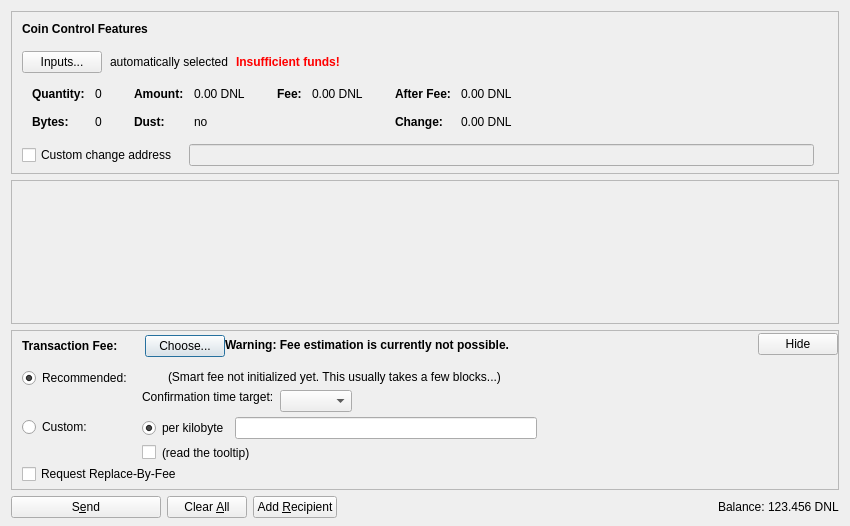
<?xml version="1.0" encoding="UTF-8"?>
<ui version="4.0">
 <class>SendCoinsDialog</class>
 <widget class="QDialog" name="SendCoinsDialog">
  <property name="geometry">
   <rect>
    <x>0</x>
    <y>0</y>
    <width>850</width>
    <height>526</height>
   </rect>
  </property>
  <property name="windowTitle">
   <string>Send Coins</string>
  </property>
  <layout class="QVBoxLayout" name="verticalLayout" stretch="0,1,0,0">
   <property name="bottomMargin">
    <number>8</number>
   </property>
   <item>
    <widget class="QFrame" name="frameCoinControl">
     <property name="sizePolicy">
      <sizepolicy hsizetype="Expanding" vsizetype="Expanding">
       <horstretch>0</horstretch>
       <verstretch>0</verstretch>
      </sizepolicy>
     </property>
     <property name="maximumSize">
      <size>
       <width>16777215</width>
       <height>16777215</height>
      </size>
     </property>
     <property name="frameShape">
      <enum>QFrame::StyledPanel</enum>
     </property>
     <property name="frameShadow">
      <enum>QFrame::Sunken</enum>
     </property>
     <layout class="QVBoxLayout" name="verticalLayoutCoinControl2">
      <property name="spacing">
       <number>0</number>
      </property>
      <property name="leftMargin">
       <number>0</number>
      </property>
      <property name="topMargin">
       <number>0</number>
      </property>
      <property name="rightMargin">
       <number>0</number>
      </property>
      <property name="bottomMargin">
       <number>6</number>
      </property>
      <item>
       <layout class="QVBoxLayout" name="verticalLayoutCoinControl" stretch="0,0,0,0,1">
        <property name="spacing">
         <number>0</number>
        </property>
        <property name="leftMargin">
         <number>10</number>
        </property>
        <property name="topMargin">
         <number>10</number>
        </property>
        <item>
         <layout class="QHBoxLayout" name="horizontalLayoutCoinControl1">
          <property name="bottomMargin">
           <number>15</number>
          </property>
          <item>
           <widget class="QLabel" name="labelCoinControlFeatures">
            <property name="sizePolicy">
             <sizepolicy hsizetype="Preferred" vsizetype="Maximum">
              <horstretch>0</horstretch>
              <verstretch>0</verstretch>
             </sizepolicy>
            </property>
            <property name="font">
             <font>
              <weight>75</weight>
              <bold>true</bold>
             </font>
            </property>
            <property name="styleSheet">
             <string notr="true">font-weight:bold;</string>
            </property>
            <property name="text">
             <string>Coin Control Features</string>
            </property>
           </widget>
          </item>
         </layout>
        </item>
        <item>
         <layout class="QHBoxLayout" name="horizontalLayoutCoinControl2" stretch="0,0,0,0">
          <property name="spacing">
           <number>8</number>
          </property>
          <property name="bottomMargin">
           <number>10</number>
          </property>
          <item>
           <widget class="QPushButton" name="pushButtonCoinControl">
            <property name="styleSheet">
             <string notr="true"/>
            </property>
            <property name="text">
             <string>Inputs...</string>
            </property>
            <property name="autoDefault">
             <bool>false</bool>
            </property>
           </widget>
          </item>
          <item>
           <widget class="QLabel" name="labelCoinControlAutomaticallySelected">
            <property name="text">
             <string>automatically selected</string>
            </property>
            <property name="margin">
             <number>5</number>
            </property>
           </widget>
          </item>
          <item>
           <widget class="QLabel" name="labelCoinControlInsuffFunds">
            <property name="font">
             <font>
              <weight>75</weight>
              <bold>true</bold>
             </font>
            </property>
            <property name="styleSheet">
             <string notr="true">color:red;font-weight:bold;</string>
            </property>
            <property name="text">
             <string>Insufficient funds!</string>
            </property>
            <property name="margin">
             <number>5</number>
            </property>
           </widget>
          </item>
          <item>
           <spacer name="horizontalSpacerCoinControl">
            <property name="orientation">
             <enum>Qt::Horizontal</enum>
            </property>
            <property name="sizeHint" stdset="0">
             <size>
              <width>40</width>
              <height>1</height>
             </size>
            </property>
           </spacer>
          </item>
         </layout>
        </item>
        <item>
         <widget class="QWidget" name="widgetCoinControl" native="true">
          <property name="sizePolicy">
           <sizepolicy hsizetype="Preferred" vsizetype="Preferred">
            <horstretch>0</horstretch>
            <verstretch>0</verstretch>
           </sizepolicy>
          </property>
          <property name="minimumSize">
           <size>
            <width>0</width>
            <height>0</height>
           </size>
          </property>
          <property name="styleSheet">
           <string notr="true"/>
          </property>
          <layout class="QHBoxLayout" name="horizontalLayoutCoinControl5">
           <property name="leftMargin">
            <number>0</number>
           </property>
           <property name="topMargin">
            <number>0</number>
           </property>
           <property name="rightMargin">
            <number>0</number>
           </property>
           <property name="bottomMargin">
            <number>0</number>
           </property>
           <item>
            <layout class="QHBoxLayout" name="horizontalLayoutCoinControl3" stretch="0,0,0,1">
             <property name="spacing">
              <number>20</number>
             </property>
             <property name="topMargin">
              <number>0</number>
             </property>
             <property name="bottomMargin">
              <number>10</number>
             </property>
             <item>
              <layout class="QFormLayout" name="formLayoutCoinControl1">
               <property name="horizontalSpacing">
                <number>10</number>
               </property>
               <property name="verticalSpacing">
                <number>14</number>
               </property>
               <property name="leftMargin">
                <number>10</number>
               </property>
               <property name="topMargin">
                <number>4</number>
               </property>
               <property name="rightMargin">
                <number>6</number>
               </property>
               <item row="0" column="0">
                <widget class="QLabel" name="labelCoinControlQuantityText">
                 <property name="font">
                  <font>
                   <weight>75</weight>
                   <bold>true</bold>
                  </font>
                 </property>
                 <property name="text">
                  <string>Quantity:</string>
                 </property>
                 <property name="margin">
                  <number>0</number>
                 </property>
                </widget>
               </item>
               <item row="0" column="1">
                <widget class="QLabel" name="labelCoinControlQuantity">
                 <property name="cursor">
                  <cursorShape>IBeamCursor</cursorShape>
                 </property>
                 <property name="contextMenuPolicy">
                  <enum>Qt::ActionsContextMenu</enum>
                 </property>
                 <property name="text">
                  <string notr="true">0</string>
                 </property>
                 <property name="margin">
                  <number>0</number>
                 </property>
                 <property name="textInteractionFlags">
                  <set>Qt::LinksAccessibleByMouse|Qt::TextSelectableByKeyboard|Qt::TextSelectableByMouse</set>
                 </property>
                </widget>
               </item>
               <item row="1" column="0">
                <widget class="QLabel" name="labelCoinControlBytesText">
                 <property name="font">
                  <font>
                   <weight>75</weight>
                   <bold>true</bold>
                  </font>
                 </property>
                 <property name="text">
                  <string>Bytes:</string>
                 </property>
                </widget>
               </item>
               <item row="1" column="1">
                <widget class="QLabel" name="labelCoinControlBytes">
                 <property name="cursor">
                  <cursorShape>IBeamCursor</cursorShape>
                 </property>
                 <property name="contextMenuPolicy">
                  <enum>Qt::ActionsContextMenu</enum>
                 </property>
                 <property name="text">
                  <string notr="true">0</string>
                 </property>
                 <property name="textInteractionFlags">
                  <set>Qt::LinksAccessibleByMouse|Qt::TextSelectableByKeyboard|Qt::TextSelectableByMouse</set>
                 </property>
                </widget>
               </item>
              </layout>
             </item>
             <item>
              <layout class="QFormLayout" name="formLayoutCoinControl2">
               <property name="horizontalSpacing">
                <number>10</number>
               </property>
               <property name="verticalSpacing">
                <number>14</number>
               </property>
               <property name="leftMargin">
                <number>6</number>
               </property>
               <property name="topMargin">
                <number>4</number>
               </property>
               <property name="rightMargin">
                <number>6</number>
               </property>
               <item row="0" column="0">
                <widget class="QLabel" name="labelCoinControlAmountText">
                 <property name="font">
                  <font>
                   <weight>75</weight>
                   <bold>true</bold>
                  </font>
                 </property>
                 <property name="text">
                  <string>Amount:</string>
                 </property>
                 <property name="margin">
                  <number>0</number>
                 </property>
                </widget>
               </item>
               <item row="0" column="1">
                <widget class="QLabel" name="labelCoinControlAmount">
                 <property name="cursor">
                  <cursorShape>IBeamCursor</cursorShape>
                 </property>
                 <property name="contextMenuPolicy">
                  <enum>Qt::ActionsContextMenu</enum>
                 </property>
                 <property name="text">
                  <string notr="true">0.00 DNL</string>
                 </property>
                 <property name="textInteractionFlags">
                  <set>Qt::LinksAccessibleByMouse|Qt::TextSelectableByKeyboard|Qt::TextSelectableByMouse</set>
                 </property>
                </widget>
               </item>
               <item row="1" column="0">
                <widget class="QLabel" name="labelCoinControlLowOutputText">
                 <property name="font">
                  <font>
                   <weight>75</weight>
                   <bold>true</bold>
                  </font>
                 </property>
                 <property name="text">
                  <string>Dust:</string>
                 </property>
                </widget>
               </item>
               <item row="1" column="1">
                <widget class="QLabel" name="labelCoinControlLowOutput">
                 <property name="cursor">
                  <cursorShape>IBeamCursor</cursorShape>
                 </property>
                 <property name="contextMenuPolicy">
                  <enum>Qt::ActionsContextMenu</enum>
                 </property>
                 <property name="text">
                  <string notr="true">no</string>
                 </property>
                 <property name="textInteractionFlags">
                  <set>Qt::LinksAccessibleByMouse|Qt::TextSelectableByKeyboard|Qt::TextSelectableByMouse</set>
                 </property>
                </widget>
               </item>
              </layout>
             </item>
             <item>
              <layout class="QFormLayout" name="formLayoutCoinControl3">
               <property name="horizontalSpacing">
                <number>10</number>
               </property>
               <property name="verticalSpacing">
                <number>14</number>
               </property>
               <property name="leftMargin">
                <number>6</number>
               </property>
               <property name="topMargin">
                <number>4</number>
               </property>
               <property name="rightMargin">
                <number>6</number>
               </property>
               <item row="0" column="0">
                <widget class="QLabel" name="labelCoinControlFeeText">
                 <property name="font">
                  <font>
                   <weight>75</weight>
                   <bold>true</bold>
                  </font>
                 </property>
                 <property name="text">
                  <string>Fee:</string>
                 </property>
                 <property name="margin">
                  <number>0</number>
                 </property>
                </widget>
               </item>
               <item row="0" column="1">
                <widget class="QLabel" name="labelCoinControlFee">
                 <property name="cursor">
                  <cursorShape>IBeamCursor</cursorShape>
                 </property>
                 <property name="contextMenuPolicy">
                  <enum>Qt::ActionsContextMenu</enum>
                 </property>
                 <property name="text">
                  <string notr="true">0.00 DNL</string>
                 </property>
                 <property name="textInteractionFlags">
                  <set>Qt::LinksAccessibleByMouse|Qt::TextSelectableByKeyboard|Qt::TextSelectableByMouse</set>
                 </property>
                </widget>
               </item>
              </layout>
             </item>
             <item>
              <layout class="QFormLayout" name="formLayoutCoinControl4">
               <property name="horizontalSpacing">
                <number>10</number>
               </property>
               <property name="verticalSpacing">
                <number>14</number>
               </property>
               <property name="leftMargin">
                <number>6</number>
               </property>
               <property name="topMargin">
                <number>4</number>
               </property>
               <property name="rightMargin">
                <number>6</number>
               </property>
               <item row="0" column="0">
                <widget class="QLabel" name="labelCoinControlAfterFeeText">
                 <property name="font">
                  <font>
                   <weight>75</weight>
                   <bold>true</bold>
                  </font>
                 </property>
                 <property name="text">
                  <string>After Fee:</string>
                 </property>
                 <property name="margin">
                  <number>0</number>
                 </property>
                </widget>
               </item>
               <item row="0" column="1">
                <widget class="QLabel" name="labelCoinControlAfterFee">
                 <property name="cursor">
                  <cursorShape>IBeamCursor</cursorShape>
                 </property>
                 <property name="contextMenuPolicy">
                  <enum>Qt::ActionsContextMenu</enum>
                 </property>
                 <property name="text">
                  <string notr="true">0.00 DNL</string>
                 </property>
                 <property name="textInteractionFlags">
                  <set>Qt::LinksAccessibleByMouse|Qt::TextSelectableByKeyboard|Qt::TextSelectableByMouse</set>
                 </property>
                </widget>
               </item>
               <item row="1" column="0">
                <widget class="QLabel" name="labelCoinControlChangeText">
                 <property name="font">
                  <font>
                   <weight>75</weight>
                   <bold>true</bold>
                  </font>
                 </property>
                 <property name="text">
                  <string>Change:</string>
                 </property>
                </widget>
               </item>
               <item row="1" column="1">
                <widget class="QLabel" name="labelCoinControlChange">
                 <property name="cursor">
                  <cursorShape>IBeamCursor</cursorShape>
                 </property>
                 <property name="contextMenuPolicy">
                  <enum>Qt::ActionsContextMenu</enum>
                 </property>
                 <property name="text">
                  <string notr="true">0.00 DNL</string>
                 </property>
                 <property name="textInteractionFlags">
                  <set>Qt::LinksAccessibleByMouse|Qt::TextSelectableByKeyboard|Qt::TextSelectableByMouse</set>
                 </property>
                </widget>
               </item>
              </layout>
             </item>
            </layout>
           </item>
          </layout>
         </widget>
        </item>
        <item>
         <layout class="QHBoxLayout" name="horizontalLayoutCoinControl4" stretch="0,0,0">
          <property name="spacing">
           <number>12</number>
          </property>
          <property name="sizeConstraint">
           <enum>QLayout::SetDefaultConstraint</enum>
          </property>
          <property name="topMargin">
           <number>5</number>
          </property>
          <property name="rightMargin">
           <number>5</number>
          </property>
          <item>
           <widget class="QCheckBox" name="checkBoxCoinControlChange">
            <property name="toolTip">
             <string>If this is activated, but the change address is empty or invalid, change will be sent to a newly generated address.</string>
            </property>
            <property name="text">
             <string>Custom change address</string>
            </property>
           </widget>
          </item>
          <item>
           <widget class="QValidatedLineEdit" name="lineEditCoinControlChange">
            <property name="enabled">
             <bool>false</bool>
            </property>
            <property name="sizePolicy">
             <sizepolicy hsizetype="Expanding" vsizetype="Fixed">
              <horstretch>0</horstretch>
              <verstretch>0</verstretch>
             </sizepolicy>
            </property>
           </widget>
          </item>
          <item>
           <widget class="QLabel" name="labelCoinControlChangeLabel">
            <property name="sizePolicy">
             <sizepolicy hsizetype="Preferred" vsizetype="Expanding">
              <horstretch>0</horstretch>
              <verstretch>0</verstretch>
             </sizepolicy>
            </property>
            <property name="minimumSize">
             <size>
              <width>0</width>
              <height>0</height>
             </size>
            </property>
            <property name="text">
             <string/>
            </property>
            <property name="margin">
             <number>3</number>
            </property>
           </widget>
          </item>
         </layout>
        </item>
        <item>
         <spacer name="verticalSpacerCoinControl">
          <property name="orientation">
           <enum>Qt::Vertical</enum>
          </property>
          <property name="sizeHint" stdset="0">
           <size>
            <width>800</width>
            <height>1</height>
           </size>
          </property>
         </spacer>
        </item>
       </layout>
      </item>
     </layout>
    </widget>
   </item>
   <item>
    <widget class="QScrollArea" name="scrollArea">
     <property name="widgetResizable">
      <bool>true</bool>
     </property>
     <widget class="QWidget" name="scrollAreaWidgetContents">
      <property name="geometry">
       <rect>
        <x>0</x>
        <y>0</y>
        <width>830</width>
        <height>104</height>
       </rect>
      </property>
      <layout class="QVBoxLayout" name="verticalLayout_2" stretch="0,1">
       <property name="leftMargin">
        <number>0</number>
       </property>
       <property name="topMargin">
        <number>0</number>
       </property>
       <property name="rightMargin">
        <number>0</number>
       </property>
       <property name="bottomMargin">
        <number>0</number>
       </property>
       <item>
        <layout class="QVBoxLayout" name="entries">
         <property name="spacing">
          <number>6</number>
         </property>
        </layout>
       </item>
       <item>
        <spacer name="verticalSpacer">
         <property name="orientation">
          <enum>Qt::Vertical</enum>
         </property>
         <property name="sizeHint" stdset="0">
          <size>
           <width>20</width>
           <height>40</height>
          </size>
         </property>
        </spacer>
       </item>
      </layout>
     </widget>
    </widget>
   </item>
   <item>
    <widget class="QFrame" name="frameFee">
     <property name="sizePolicy">
      <sizepolicy hsizetype="Expanding" vsizetype="Expanding">
       <horstretch>0</horstretch>
       <verstretch>0</verstretch>
      </sizepolicy>
     </property>
     <property name="maximumSize">
      <size>
       <width>16777215</width>
       <height>16777215</height>
      </size>
     </property>
     <property name="frameShape">
      <enum>QFrame::StyledPanel</enum>
     </property>
     <property name="frameShadow">
      <enum>QFrame::Sunken</enum>
     </property>
     <layout class="QVBoxLayout" name="verticalLayoutFee1">
      <property name="spacing">
       <number>0</number>
      </property>
      <property name="leftMargin">
       <number>0</number>
      </property>
      <property name="topMargin">
       <number>0</number>
      </property>
      <property name="rightMargin">
       <number>0</number>
      </property>
      <property name="bottomMargin">
       <number>0</number>
      </property>
      <item>
       <layout class="QVBoxLayout" name="verticalLayoutFee2" stretch="0,0,0">
        <property name="spacing">
         <number>0</number>
        </property>
        <property name="leftMargin">
         <number>10</number>
        </property>
        <property name="topMargin">
         <number>0</number>
        </property>
        <item>
         <layout class="QHBoxLayout" name="horizontalLayoutFee1">
          <property name="bottomMargin">
           <number>0</number>
          </property>
          <item>
           <layout class="QVBoxLayout" name="verticalLayoutFee7">
            <property name="spacing">
             <number>0</number>
            </property>
            <item>
             <spacer name="verticalSpacerSmartFee">
              <property name="orientation">
               <enum>Qt::Vertical</enum>
              </property>
              <property name="sizeType">
               <enum>QSizePolicy::Fixed</enum>
              </property>
              <property name="sizeHint" stdset="0">
               <size>
                <width>1</width>
                <height>4</height>
               </size>
              </property>
             </spacer>
            </item>
            <item>
             <layout class="QHBoxLayout" name="horizontalLayoutSmartFee">
              <property name="spacing">
               <number>10</number>
              </property>
              <item>
               <widget class="QLabel" name="labelFeeHeadline">
                <property name="sizePolicy">
                 <sizepolicy hsizetype="Preferred" vsizetype="Maximum">
                  <horstretch>0</horstretch>
                  <verstretch>0</verstretch>
                 </sizepolicy>
                </property>
                <property name="font">
                 <font>
                  <weight>75</weight>
                  <bold>true</bold>
                 </font>
                </property>
                <property name="styleSheet">
                 <string notr="true">font-weight:bold;</string>
                </property>
                <property name="text">
                 <string>Transaction Fee:</string>
                </property>
               </widget>
              </item>
              <item>
               <widget class="QLabel" name="labelFeeMinimized">
                <property name="text">
                 <string/>
                </property>
               </widget>
              </item>
              <item>
               <widget class="QPushButton" name="buttonChooseFee">
                <property name="text">
                 <string>Choose...</string>
                </property>
               </widget>
              </item>
             </layout>
            </item>
            <item>
             <spacer name="verticalSpacer_5">
              <property name="orientation">
               <enum>Qt::Vertical</enum>
              </property>
              <property name="sizeHint" stdset="0">
               <size>
                <width>1</width>
                <height>1</height>
               </size>
              </property>
             </spacer>
            </item>
           </layout>
          </item>
          <item>
           <widget class="QLabel" name="fallbackFeeWarningLabel">
            <property name="toolTip">
             <string>Using the fallbackfee can result in sending a transaction that will take several hours or days (or never) to confirm. Consider choosing your fee manually or wait until you have validated the complete chain.</string>
            </property>
            <property name="font">
            <font>
                <weight>75</weight>
                <bold>true</bold>
            </font>
            </property>
            <property name="text">
             <string>Warning: Fee estimation is currently not possible.</string>
            </property>
            <property name="wordWrap">
             <bool>false</bool>
            </property>
           </widget>
          </item>
          <item>
           <spacer name="horizontalSpacer_4">
            <property name="orientation">
             <enum>Qt::Horizontal</enum>
            </property>
            <property name="sizeType">
             <enum>QSizePolicy::MinimumExpanding</enum>
            </property>
            <property name="sizeHint" stdset="0">
             <size>
              <width>40</width>
              <height>20</height>
             </size>
            </property>
           </spacer>
          </item>
          <item>
           <widget class="QPushButton" name="buttonMinimizeFee">
            <property name="toolTip">
             <string>collapse fee-settings</string>
            </property>
            <property name="text">
             <string>Hide</string>
            </property>
           </widget>
          </item>
         </layout>
        </item>
        <item>
         <widget class="QFrame" name="frameFeeSelection">
          <layout class="QVBoxLayout" name="verticalLayoutFee12">
           <property name="spacing">
            <number>0</number>
           </property>
           <property name="leftMargin">
            <number>0</number>
           </property>
           <property name="topMargin">
            <number>0</number>
           </property>
           <property name="rightMargin">
            <number>0</number>
           </property>
           <property name="bottomMargin">
            <number>0</number>
           </property>
           <item>
            <layout class="QGridLayout" name="gridLayoutFee">
             <property name="topMargin">
              <number>10</number>
             </property>
             <property name="bottomMargin">
              <number>4</number>
             </property>
             <property name="horizontalSpacing">
              <number>10</number>
             </property>
             <property name="verticalSpacing">
              <number>4</number>
             </property>
             <item row="1" column="1">
              <layout class="QVBoxLayout" name="verticalLayoutFee8">
               <property name="spacing">
                <number>6</number>
               </property>
               <item>
                <layout class="QHBoxLayout" name="horizontalLayoutFee13">
                 <item>
                  <widget class="QRadioButton" name="radioCustomPerKilobyte">
                   <property name="toolTip">
                    <string>If the custom fee is set to 1000 satoshis and the transaction is only 250 bytes, then &quot;per kilobyte&quot; only pays 250 satoshis in fee, while &quot;total at least&quot; pays 1000 satoshis. For transactions bigger than a kilobyte both pay by kilobyte.</string>
                   </property>
                   <property name="text">
                    <string>per kilobyte</string>
                   </property>
                   <property name="checked">
                    <bool>true</bool>
                   </property>
                   <attribute name="buttonGroup">
                    <string notr="true">groupCustomFee</string>
                   </attribute>
                  </widget>
                 </item>
                 <item>
                  <widget class="BitcoinAmountField" name="customFee"/>
                 </item>
                 <item>
                  <spacer name="horizontalSpacer_6">
                   <property name="orientation">
                    <enum>Qt::Horizontal</enum>
                   </property>
                   <property name="sizeHint" stdset="0">
                    <size>
                     <width>1</width>
                     <height>1</height>
                    </size>
                   </property>
                  </spacer>
                 </item>
                </layout>
               </item>
               <item>
                <layout class="QHBoxLayout" name="horizontalLayoutFee8">
                 <item>
                  <widget class="QCheckBox" name="checkBoxMinimumFee">
                   <property name="toolTip">
                    <string>Paying only the minimum fee is just fine as long as there is less transaction volume than space in the blocks. But be aware that this can end up in a never confirming transaction once there is more demand for denizlite transactions than the network can process.</string>
                   </property>
                   <property name="text">
                    <string/>
                   </property>
                  </widget>
                 </item>
                 <item>
                  <widget class="QLabel" name="labelMinFeeWarning">
                   <property name="enabled">
                    <bool>true</bool>
                   </property>
                   <property name="toolTip">
                    <string>Paying only the minimum fee is just fine as long as there is less transaction volume than space in the blocks. But be aware that this can end up in a never confirming transaction once there is more demand for denizlite transactions than the network can process.</string>
                   </property>
                   <property name="text">
                    <string>(read the tooltip)</string>
                   </property>
                   <property name="margin">
                    <number>5</number>
                   </property>
                  </widget>
                 </item>
                 <item>
                  <spacer name="horizontalSpacer_2">
                   <property name="orientation">
                    <enum>Qt::Horizontal</enum>
                   </property>
                   <property name="sizeHint" stdset="0">
                    <size>
                     <width>1</width>
                     <height>1</height>
                    </size>
                   </property>
                  </spacer>
                 </item>
                </layout>
               </item>
              </layout>
             </item>
             <item row="0" column="0">
              <layout class="QVBoxLayout" name="verticalLayoutFee4" stretch="0,1">
               <item>
                <widget class="QRadioButton" name="radioSmartFee">
                 <property name="text">
                  <string>Recommended:</string>
                 </property>
                 <property name="checked">
                  <bool>true</bool>
                 </property>
                 <attribute name="buttonGroup">
                  <string notr="true">groupFee</string>
                 </attribute>
                </widget>
               </item>
               <item>
                <spacer name="verticalSpacer_2">
                 <property name="orientation">
                  <enum>Qt::Vertical</enum>
                 </property>
                 <property name="sizeHint" stdset="0">
                  <size>
                   <width>1</width>
                   <height>1</height>
                  </size>
                 </property>
                </spacer>
               </item>
              </layout>
             </item>
             <item row="1" column="0">
              <layout class="QVBoxLayout" name="verticalLayoutFee9" stretch="0,1">
               <item>
                <widget class="QRadioButton" name="radioCustomFee">
                 <property name="text">
                  <string>Custom:</string>
                 </property>
                 <attribute name="buttonGroup">
                  <string notr="true">groupFee</string>
                 </attribute>
                </widget>
               </item>
               <item>
                <spacer name="verticalSpacer_6">
                 <property name="orientation">
                  <enum>Qt::Vertical</enum>
                 </property>
                 <property name="sizeHint" stdset="0">
                  <size>
                   <width>1</width>
                   <height>1</height>
                  </size>
                 </property>
                </spacer>
               </item>
              </layout>
             </item>
             <item row="0" column="1">
              <layout class="QVBoxLayout" name="verticalLayoutFee3" stretch="0,0,1">
               <property name="spacing">
                <number>6</number>
               </property>
               <property name="topMargin">
                <number>2</number>
               </property>
               <item>
                <layout class="QHBoxLayout" name="horizontalLayoutFee12">
                 <item>
                  <widget class="QLabel" name="labelSmartFee">
                   <property name="text">
                    <string/>
                   </property>
                   <property name="margin">
                    <number>2</number>
                   </property>
                  </widget>
                 </item>
                 <item>
                  <widget class="QLabel" name="labelFeeEstimation">
                   <property name="text">
                    <string/>
                   </property>
                  </widget>
                 </item>
                 <item>
                  <widget class="QLabel" name="labelSmartFee2">
                   <property name="text">
                    <string>(Smart fee not initialized yet. This usually takes a few blocks...)</string>
                   </property>
                   <property name="margin">
                    <number>2</number>
                   </property>
                  </widget>
                 </item>
                 <item>
                  <spacer name="horizontalSpacer_5">
                   <property name="orientation">
                    <enum>Qt::Horizontal</enum>
                   </property>
                   <property name="sizeHint" stdset="0">
                    <size>
                     <width>1</width>
                     <height>1</height>
                    </size>
                   </property>
                  </spacer>
                 </item>
                </layout>
               </item>
               <item>
                <layout class="QHBoxLayout" name="horizontalLayoutFee9">
                 <item>
                  <layout class="QVBoxLayout" name="verticalLayoutFee6">
                   <item>
                    <widget class="QLabel" name="labelSmartFee3">
                     <property name="text">
                      <string>Confirmation time target:</string>
                     </property>
                     <property name="margin">
                      <number>2</number>
                     </property>
                    </widget>
                   </item>
                   <item>
                    <spacer name="verticalSpacer_3">
                     <property name="orientation">
                      <enum>Qt::Vertical</enum>
                     </property>
                     <property name="sizeHint" stdset="0">
                      <size>
                       <width>1</width>
                       <height>1</height>
                      </size>
                     </property>
                    </spacer>
                   </item>
                  </layout>
                 </item>
                 <item>
                  <layout class="QVBoxLayout" name="verticalLayoutFee5">
                   <property name="rightMargin">
                    <number>30</number>
                   </property>
                   <item>
                    <layout class="QHBoxLayout" name="horizontalLayoutConfTarget">
                     <property name="bottomMargin">
                      <number>0</number>
                     </property>
                     <item>
                      <widget class="QComboBox" name="confTargetSelector"/>
                     </item>
                     <item>
                      <spacer name="horizontalSpacerConfTarget">
                       <property name="orientation">
                        <enum>Qt::Horizontal</enum>
                       </property>
                       <property name="sizeHint" stdset="0">
                        <size>
                         <width>40</width>
                         <height>20</height>
                        </size>
                       </property>
                      </spacer>
                     </item>
                    </layout>
                   </item>
                  </layout>
                 </item>
                </layout>
               </item>
               <item>
                <spacer name="verticalSpacer_4">
                 <property name="orientation">
                  <enum>Qt::Vertical</enum>
                 </property>
                 <property name="sizeHint" stdset="0">
                  <size>
                   <width>1</width>
                   <height>1</height>
                  </size>
                 </property>
                </spacer>
               </item>
              </layout>
             </item>
            </layout>
           </item>
           <item>
            <widget class="QCheckBox" name="optInRBF">
             <property name="text">
              <string>Request Replace-By-Fee</string>
             </property>
             <property name="toolTip">
              <string>Indicates that the sender may wish to replace this transaction with a new one paying higher fees (prior to being confirmed).</string>
             </property>
            </widget>
           </item>
          </layout>
         </widget>
        </item>
        <item>
         <spacer name="verticalSpacerFee">
          <property name="orientation">
           <enum>Qt::Vertical</enum>
          </property>
          <property name="sizeHint" stdset="0">
           <size>
            <width>40</width>
            <height>5</height>
           </size>
          </property>
         </spacer>
        </item>
       </layout>
      </item>
     </layout>
    </widget>
   </item>
   <item>
    <layout class="QHBoxLayout" name="horizontalLayout">
     <item>
      <widget class="QPushButton" name="sendButton">
       <property name="minimumSize">
        <size>
         <width>150</width>
         <height>0</height>
        </size>
       </property>
       <property name="toolTip">
        <string>Confirm the send action</string>
       </property>
       <property name="text">
        <string>S&amp;end</string>
       </property>
       <property name="icon">
        <iconset resource="../bitcoin.qrc">
         <normaloff>:/icons/send</normaloff>:/icons/send</iconset>
       </property>
       <property name="autoDefault">
        <bool>false</bool>
       </property>
       <property name="default">
        <bool>false</bool>
       </property>
      </widget>
     </item>
     <item>
      <widget class="QPushButton" name="clearButton">
       <property name="sizePolicy">
        <sizepolicy hsizetype="Minimum" vsizetype="Fixed">
         <horstretch>0</horstretch>
         <verstretch>0</verstretch>
        </sizepolicy>
       </property>
       <property name="toolTip">
        <string>Clear all fields of the form.</string>
       </property>
       <property name="text">
        <string>Clear &amp;All</string>
       </property>
       <property name="icon">
        <iconset resource="../bitcoin.qrc">
         <normaloff>:/icons/remove</normaloff>:/icons/remove</iconset>
       </property>
       <property name="autoDefault">
        <bool>false</bool>
       </property>
      </widget>
     </item>
     <item>
      <widget class="QPushButton" name="addButton">
       <property name="toolTip">
        <string>Send to multiple recipients at once</string>
       </property>
       <property name="text">
        <string>Add &amp;Recipient</string>
       </property>
       <property name="icon">
        <iconset resource="../bitcoin.qrc">
         <normaloff>:/icons/add</normaloff>:/icons/add</iconset>
       </property>
       <property name="autoDefault">
        <bool>false</bool>
       </property>
      </widget>
     </item>
     <item>
      <spacer name="horizontalSpacer">
       <property name="orientation">
        <enum>Qt::Horizontal</enum>
       </property>
       <property name="sizeHint" stdset="0">
        <size>
         <width>40</width>
         <height>20</height>
        </size>
       </property>
      </spacer>
     </item>
     <item>
      <layout class="QHBoxLayout" name="horizontalLayout_2">
       <property name="spacing">
        <number>3</number>
       </property>
       <item>
        <widget class="QLabel" name="label">
         <property name="sizePolicy">
          <sizepolicy hsizetype="Preferred" vsizetype="Fixed">
           <horstretch>0</horstretch>
           <verstretch>0</verstretch>
          </sizepolicy>
         </property>
         <property name="text">
          <string>Balance:</string>
         </property>
        </widget>
       </item>
       <item>
        <widget class="QLabel" name="labelBalance">
         <property name="sizePolicy">
          <sizepolicy hsizetype="Preferred" vsizetype="Fixed">
           <horstretch>0</horstretch>
           <verstretch>0</verstretch>
          </sizepolicy>
         </property>
         <property name="cursor">
          <cursorShape>IBeamCursor</cursorShape>
         </property>
         <property name="text">
          <string notr="true">123.456 DNL</string>
         </property>
         <property name="textInteractionFlags">
          <set>Qt::LinksAccessibleByMouse|Qt::TextSelectableByKeyboard|Qt::TextSelectableByMouse</set>
         </property>
        </widget>
       </item>
      </layout>
     </item>
    </layout>
   </item>
  </layout>
 </widget>
 <customwidgets>
  <customwidget>
   <class>QValidatedLineEdit</class>
   <extends>QLineEdit</extends>
   <header>qvalidatedlineedit.h</header>
  </customwidget>
  <customwidget>
   <class>BitcoinAmountField</class>
   <extends>QLineEdit</extends>
   <header>bitcoinamountfield.h</header>
   <container>1</container>
  </customwidget>
 </customwidgets>
 <resources>
  <include location="../bitcoin.qrc"/>
 </resources>
 <connections/>
 <buttongroups>
  <buttongroup name="groupFee"/>
  <buttongroup name="groupCustomFee"/>
 </buttongroups>
</ui>
